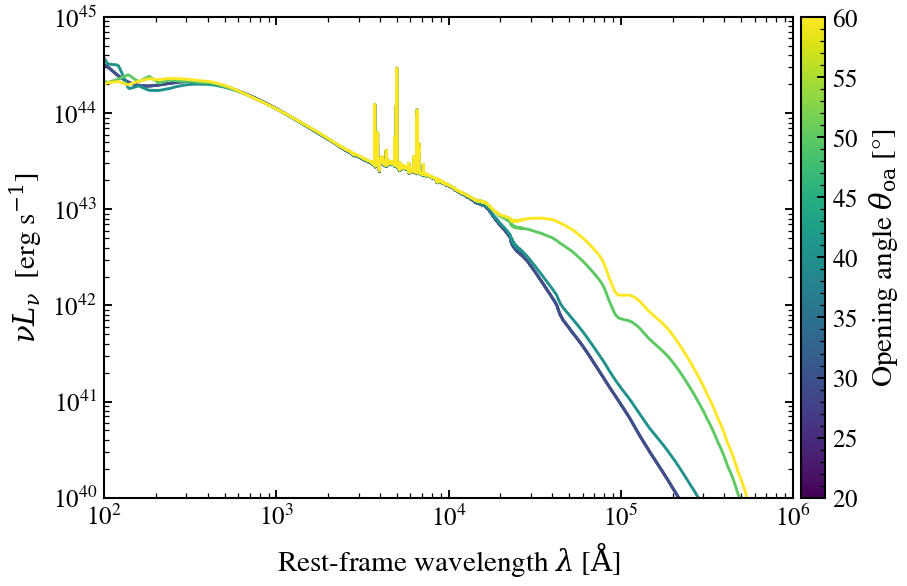

This figure's Python source:
"""
SKIRTOR torus: opening angle controls exposed disc fraction
============================================================

The torus opening angle (``oa_skirtor``) sets how much of the central
disc is visible. A narrower torus (smaller opening angle) hides the disc
and relies on reprocessed torus emission; a more open torus exposes the
hot disc continuum and shifts the SED blueward.
"""

import warnings

import jax
import jax.numpy as jnp
import matplotlib as mpl
import matplotlib.pyplot as plt
import numpy as np

import tengri
from tengri.analysis.plotting import setup_style

setup_style()
warnings.filterwarnings("ignore", message=".*BakedInBackend.*")
warnings.filterwarnings("ignore", message=".*deprecated.*")

ssp = tengri.load_ssp()
model = tengri.SEDModel.build(
    ssp,
    sfh={
        "type": "dpl",
        "*": tengri.FIXED,
        "tau_gyr": 3.0,
        "log_peak_sfr": 0.5,
        "alpha": 2.0,
        "beta": 2.5,
    },
    dust={"type": "two_component", "*": tengri.FIXED, "tau_diff": 0.1, "tau_bc": 0.1},
    agn={
        "type": "composable",
        "disc": {"type": "multicolor", "*": tengri.FIXED},
        "torus": {"type": "skirtor", "*": tengri.FIXED},
        "lines": {"type": "nlr", "*": tengri.FIXED},
        "*": tengri.FIXED,
        "agn_frac": 1.0,
        "agn_log_lbol": 11.0,
        "agn_oa_skirtor": tengri.Uniform(20, 60),  # torus params live at the agn top level
    },
    redshift=tengri.Fixed(0.05),
)
baseline = dict(model.spec.sample(jax.random.PRNGKey(0)))

oa_values = np.array([20.0, 30.0, 40.0, 50.0, 60.0])
norm = mpl.colors.Normalize(vmin=oa_values.min(), vmax=oa_values.max())
cmap = plt.get_cmap("viridis")

fig, ax = plt.subplots(figsize=(6.5, 4.2))
for oa in oa_values:
    params = {**baseline, "agn_oa_skirtor": jnp.float64(oa)}
    out = model.predict_rest_sed(params)
    wave = np.asarray(out.wavelength)
    nu = 2.998e18 / wave
    nu_l_nu = nu * np.asarray(out.sed)
    ax.loglog(wave, nu_l_nu, color=cmap(norm(oa)), lw=1.4)

ax.set_xlim(100, 1e6)
ax.set_ylim(1e40, 1e45)
ax.set_xlabel(r"Rest-frame wavelength $\lambda$ [$\mathrm{\AA}$]")
ax.set_ylabel(r"$\nu L_\nu$  [erg s$^{-1}$]")

cbar = fig.colorbar(plt.cm.ScalarMappable(norm=norm, cmap=cmap), ax=ax, pad=0.01)
cbar.set_label(r"Opening angle $\theta_{\rm oa}$ [°]")

fig.tight_layout()
plt.savefig("plot_agn_oa_sweep.png", dpi=150, bbox_inches="tight")
